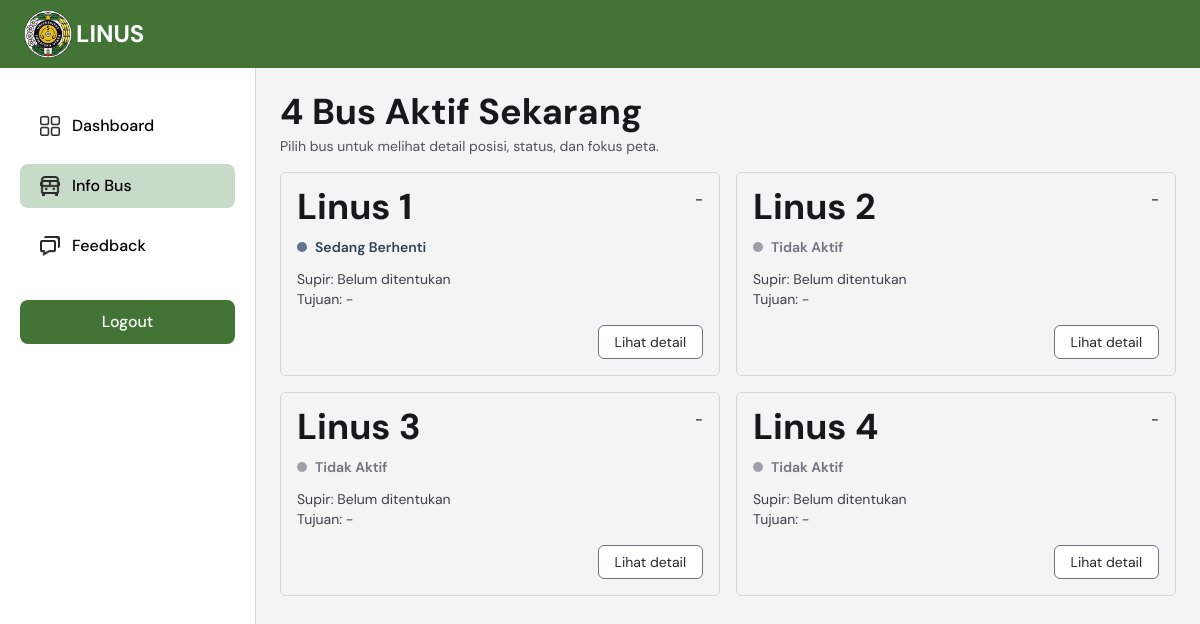
Page /bus-info (signed in) on the committed database.
### tables this page shows
CREATE TABLE `bus` (
  `id_bus` int NOT NULL,
  `nama_bus` varchar(20) NOT NULL
);

### logic/bus_service.php (called while the page is built, shortened)
<?php
if (!function_exists('bus_compute_status')) {
    function bus_compute_status(?string $recordedAt): array
    {
        if (!$recordedAt) {
            return [
                'status_key' => 'tidak_aktif',
                'status_label' => 'Tidak Aktif',
                'last_seen_sec' => null,
            ];
        }
        $now = new DateTimeImmutable('now');
        $recorded = new DateTimeImmutable($recordedAt);
        $diffSeconds = abs($now->getTimestamp() - $recorded->getTimestamp());
        return [
            'status_key' => 'sedang_berhenti',
            'status_label' => 'Sedang Berhenti',
            'last_seen_sec' => $diffSeconds,
        ];
    }
}
if (!function_exists('bus_get_conn')) {
    function bus_get_conn(): mysqli
    {
        $conn = $GLOBALS['conn'] ?? null;
        return $conn;
    }
}
if (!function_exists('bus_fetch_all')) {
    function bus_fetch_all(mysqli $conn): array
    {
        $sql = '
            SELECT
                b.id_bus,
                b.nama_bus,
                NULL AS plat,
                s.nama_supir,
                o.lokasi AS tujuan,
                bl.lat,
                bl.lng,
                bl.recorded_at
            FROM bus b
            LEFT JOIN (
                SELECT o1.*
                FROM operasional o1
                INNER JOIN (
                    SELECT id_bus, MAX(id_operasional) AS max_id
                    FROM operasional
                    GROUP BY id_bus
                ) o2 ON o1.id_bus = o2.id_bus AND o1.id_operasional = o2.max_id
            ) o ON o.id_bus = b.id_bus
            LEFT JOIN supir s ON s.id_supir = o.id_supir
            LEFT JOIN bus_location bl ON bl.id_bus = b.id_bus
            ORDER BY b.id_bus ASC
        ';
        $result = mysqli_query($conn, $sql);
        $buses = [];
        while ($row = mysqli_fetch_assoc($result)) {
            $status = bus_compute_status($row['recorded_at'] ?? null);
            $lat = $row['lat'] !== null ? (float) $row['lat'] : null;
            $lng = $row['lng'] !== null ? (float) $row['lng'] : null;
            $buses[] = [
                'id' => (int) $row['id_bus'],
                'label' => $row['nama_bus'] ?: 'Bus Linus',
                'plat' => $row['plat'] ?? '',
                'supir' => $row['nama_supir'] ?: 'Belum ditentukan',
                'tujuan' => $row['tujuan'] ?: '-',
                'status_key' => $status['status_key'],
                'status_label' => $status['status_label'],
                'last_seen_sec' => $status['last_seen_sec'],
                'location' => ($lat !== null && $lng !== null) ? [
                    'lat' => $lat,
                    'lng' => $lng,
                ] : null,
                'recorded_at' => $row['recorded_at'],
            ];
        }
        return $buses;
    }
}

### components/info_bus.php (the view, shortened to what this page needs)
<?php
require_once __DIR__ . '/../logic/bus_service.php';
$busList = bus_fetch_all(bus_get_conn());
$statusStyles = [
	'sedang_berjalan' => 'text-emerald-700',
	'menuju_halte' => 'text-amber-700',
	'sedang_berhenti' => 'text-slate-700',
	'tidak_aktif' => 'text-zinc-500',
];
$statusDotStyles = [
	'sedang_berjalan' => 'bg-emerald-600',
	'menuju_halte' => 'bg-amber-500',
	'sedang_berhenti' => 'bg-slate-500',
	'tidak_aktif' => 'bg-zinc-400',
];
$selectedBusId = isset($_GET['bus_id']) ? (int) $_GET['bus_id'] : 0;
$totalBus = count($busList);
$busAktif = $totalBus;
?>
<section class="w-full min-h-full bg-zinc-100 p-4 md:p-6">
	<div class="mx-auto max-w-6xl space-y-4">
		<header>
			<h1 class="text-3xl font-bold text-zinc-900 md:text-4xl"><?= $busAktif ?> Bus Aktif Sekarang</h1>
			<p class="mt-1 text-sm text-zinc-600">Pilih bus untuk melihat detail posisi, status, dan fokus peta.</p>
		</header>
		<div class="grid grid-cols-[repeat(auto-fit,minmax(320px,1fr))] gap-4">
			<?php foreach ($busList as $index => $bus): ?>
				<?php
				$isSelected = ($selectedBusId > 0 && $selectedBusId === $bus['id']);
				$statusClass = $statusStyles[$bus['status_key']] ?? 'text-zinc-700';
				$statusDotClass = $statusDotStyles[$bus['status_key']] ?? 'bg-zinc-500';
				$detailUrl = '?page=info_bus&bus_id=' . urlencode((string) $bus['id']);
				$busLabel = $bus['label'] ?: ('Bus ' . ($index + 1));
				$busPlat = $bus['plat'] ?: '-';
				?>
				<article class="flex min-h-44 flex-col justify-between rounded-md border p-4 transition <?= $isSelected ? 'border-emerald-500 bg-emerald-50/40' : 'border-zinc-300 bg-zinc-100' ?>">
					<div>
						<div class="flex items-start justify-between gap-4">
							<h2 class="text-3xl font-bold leading-none text-zinc-900 md:text-4xl"><?= htmlspecialchars($busLabel, ENT_QUOTES, 'UTF-8') ?></h2>
							<p class="text-sm font-semibold text-zinc-700"><?= htmlspecialchars($busPlat, ENT_QUOTES, 'UTF-8') ?></p>
						</div>
						<div class="mt-3 flex items-center gap-2 text-sm font-semibold <?= $statusClass ?>">
							<span class="h-2.5 w-2.5 rounded-full <?= $statusDotClass ?>"></span>
							<span><?= htmlspecialchars($bus['status_label'], ENT_QUOTES, 'UTF-8') ?></span>
						</div>
						<p class="mt-3 text-sm text-zinc-700">Supir: <?= htmlspecialchars($bus['supir'], ENT_QUOTES, 'UTF-8') ?></p>
						<p class="text-sm text-zinc-700">Tujuan: <?= htmlspecialchars($bus['tujuan'], ENT_QUOTES, 'UTF-8') ?></p>
					</div>
					<div class="mt-4 flex justify-end">
						<a
							href="<?= $detailUrl ?>"
							class="inline-flex items-center rounded-md border border-zinc-500 bg-white px-4 py-1.5 text-sm text-zinc-800 transition hover:bg-zinc-50">
							Lihat detail
						</a>
					</div>
				</article>
			<?php endforeach; ?>
		</div>
	</div>
</section>

### index.php (style rules this page uses)
body { font-family: 'DM Sans', sans-serif; }

### rows in the picture
bus: nama_bus "Linus 1", busPlat "-", status_label "Sedang Berhenti", supir "Belum ditentukan", tujuan "-"
bus: nama_bus "Linus 2", busPlat "-", status_label "Tidak Aktif", supir "Belum ditentukan", tujuan "-"
bus: nama_bus "Linus 3", busPlat "-", status_label "Tidak Aktif", supir "Belum ditentukan", tujuan "-"
bus: nama_bus "Linus 4", busPlat "-", status_label "Tidak Aktif", supir "Belum ditentukan", tujuan "-"

### other values in the picture
$item['name'] "Dashboard"
$item['name'] "Info Bus"
$item['name'] "Feedback"
$busAktif "4"
